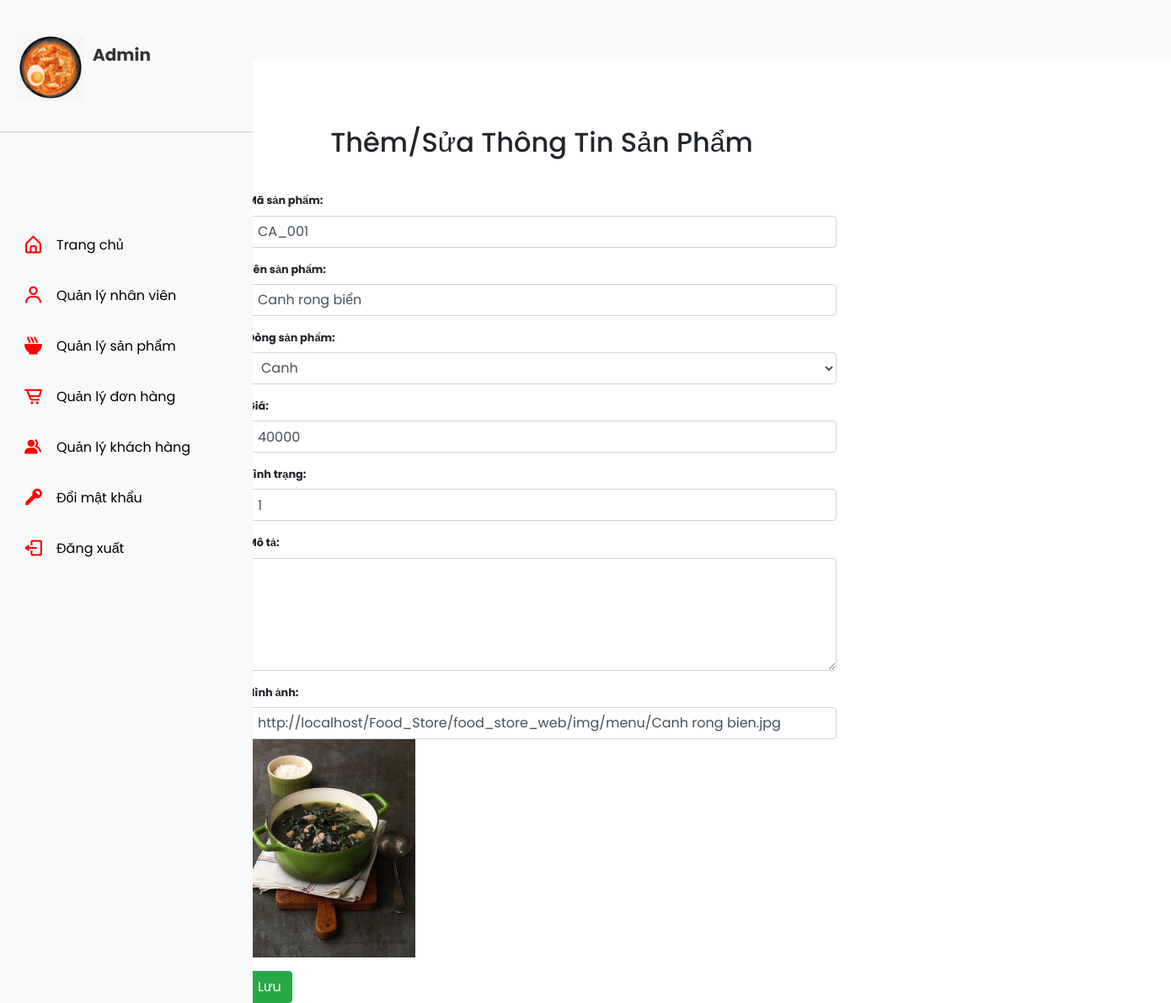
Page /Food_Store/admin/product/add.php?productCode=CA_001 on the committed database.
### tables this page shows
CREATE TABLE `products` (
  `productCode` varchar(15) NOT NULL,
  `productName` varchar(50) NOT NULL,
  `productLine` varchar(50) NOT NULL,
  `price` decimal(10,0) NOT NULL,
  `available` tinyint(1) NOT NULL,
  `productDescription` varchar(50) NOT NULL,
  `image_path` text DEFAULT NULL
);

### Food_Store/db/dbhelper.php (called while the page is built, shortened)
<?php
function executeResult($sql) {
	$con = mysqli_connect(HOST, USERNAME, PASSWORD, DATABASE);
	$result = mysqli_query($con, $sql);
	$data   = [];
	while ($row = mysqli_fetch_array($result, 1)) {
		$data[] = $row;
	}
	return $data;
}
function executeSingleResult($sql) {
	$con = mysqli_connect(HOST, USERNAME, PASSWORD, DATABASE);
	$result = mysqli_query($con, $sql);
	$row    = mysqli_fetch_array($result, 1);
	return $row;
}

### Food_Store/admin/product/add.php (the view, shortened to what this page needs)
<?php
require_once ('../../db/dbhelper.php');
$productCode = $productCode = $productName = $productLine = $productDescription = $price = $available =$image_path = '';
if (isset($_GET['productCode'])) {
	$productCode       = $_GET['productCode'];
	$sql      = 'select * from products where productCode = "'.$productCode.'"';
	$products = executeSingleResult($sql);
	if ($products != null) {
		$productCode = $products['productCode'];
		$productName = $products['productName'];
		$productLine = $products['productLine'];
		$productDescription = $products['productDescription'];
		$price = $products['price'];
		$available = $products['available'];
		$image_path = $products['image_path'];
	}
}
?>
<!DOCTYPE html>
<html>
<head>
	<link rel="stylesheet" href="https://maxcdn.bootstrapcdn.com/bootstrap/4.4.1/css/bootstrap.min.css">
	<link rel="stylesheet" href="../index.css">
	<link rel="stylesheet" href="../employee/employee.css">
	<link href='https://unpkg.com/boxicons@2.1.1/css/boxicons.min.css' rel='stylesheet'>
</head>
<body>
<nav>
<div class="sidebar">
            <div class="admin">
                <img src="../../food_store_web/img/icon/logo.jpg" alt="" width="80px" height="80px">
                <strong class="admin-name">
                     Admin
                </strong>
            </div>
            <hr width="300px" color="#e8e5e5"/>
            <div class="sidebar-content">
                <ul class="lists">
                    <li class="list">
                        <a href="" class="nav-link">
                            <i class='bx bx-home-alt icon' ></i>
                            <span class="link">Trang chủ</span>
                        </a>
                    </li>
                    <li class="list">
                        <a href="../employee" class="nav-link active">
                            <i class='bx bx-user icon' ></i>
                            <span class="link">Quản lý nhân viên</span>
                        </a>
                    </li>
                    <li class="list">
                        <a href="../product" class="nav-link">
                            <i class='bx bxs-bowl-hot icon' ></i>
                            <span class="link">Quản lý sản phẩm</span>
                        </a>
                    </li>
                    <li class="list">
                        <a href="../order" class="nav-link">
                            <i class='bx bx-cart-alt icon' ></i>
                            <span class="link">Quản lý đơn hàng</span>
                        </a>
                    </li>
                    <li class="list">
                        <a href="../customer" class="nav-link">
                            <i class='bx bxs-group icon' ></i>
                            <span class="link">Quản lý khách hàng</span>
                        </a>
                    </li>
                    <li class="list">
                        <a href="../password" class="nav-link">
                            <i class='bx bxs-key icon'></i>
                            <span class="link">Đổi mật khẩu</span>
                        </a>
                    </li>
                    <li class="list">
                        <a href="../../food_store_web/build/index.html" class="nav-link">
                            <i class='bx bx-log-out icon' ></i>
                            <span class="link">Đăng xuất</span>
                        </a>
                    </li>
                </ul>
            </div>
        </div>
    </nav>
</body>
	<div class="container">
		<div class="panel panel-primary">
			<div class="panel-heading">
				<h2 class="text-center">Thêm/Sửa Thông Tin Sản Phẩm</h2>
			</div>
			<div class="panel-body">
				<form method="post">
					<div class="form-group">
					  <label for="productCode"><b>Mã sản phẩm:</b></label>
					  <input required="true" type="text" class="form-control" id="productCode" name="productCode" value="<?=$productCode?>">
					</div>
					<div class="form-group">
					  <label for="productName"><b>Tên sản phẩm:</b></label>
					  <input required="true" type="text" class="form-control" id="productName" name="productName" value="<?=$productName?>">
					</div>
					<div class="form-group">
					  <label for="productLine"><b>Dòng sản phẩm:</b></label>
					  <select class="form-control" name="productLine" id="productLine">
					  	<?php
					  		$sql          = 'select * from productline';
							$productlineList = executeResult($sql);
							foreach ($productlineList as $item) {
								if ($item['productLine'] == $productLine) {
									echo '<option selected value = "'.$item['productLine'].'">'.$item['productLine'].'</option>';
								} else {
									echo '<option value = "'.$item['productLine'].'">'.$item['productLine'].'</option>';
								}
							}
					  	?>
					  </select>
					</div>
					<div class="form-group">
					  <label for="price"><b>Giá:</b></label>
					  <input required="true" type="text" class="form-control" id="price" name="price" value="<?=$price?>">
					</div>
					<div class="form-group">
					  <label for="price"><b>Tình trạng:</b></label>
					  <input required="true" type="text" class="form-control" id="available" name="available" value="<?=$available?>">
					</div>
					<div class="form-group">
					  <label for="productDescription"><b>Mô tả:</b></label>
					  <textarea class="form-control" rows="5" name="productDescription" id="productDescription"><?=$productDescription?></textarea>
					</div>
					<div class="form-group">
					  <label for="image_path"><b>Hình ảnh:</b></label>
					  <input required="true" type="text" class="form-control" id="image_path" name="image_path"
					  	value="<?=$image_path?>" onchange="updateImagePath()">
					  <img src="<?=$image_path?>" style="max-width: 200px" id="img">
					</div>
					<button class="btn btn-success">Lưu</button>
				</form>
			</div>
		</div>
	</div>
</body>
</html>

### Food_Store/admin/index.css (style rules this page uses)
* { font-family: 'Poppins', sans-serif; margin: 0; padding: 0; box-sizing: border-box; }
body { min-height: 100%; background-color: white; }
nav { position: fixed; top: 0; left: 0; height: 70px; width: 100%; display: flex; align-items: center; background-color: #f8f9fa; box-shadow: 0 0 1px rgba(0, 0, 0, 0.1); }
nav .sidebar { position: fixed; top: 0; left: 0; height: 100%; width: auto; padding: 20px 0px; background-color: #f8f9fa; }
.sidebar .admin { display: flex; padding: 20px 20px; }
.admin .admin-name { font-size: 20px; color: #333; padding: 10px 10px; }
.sidebar .sidebar-content { position: fixed; top: 20%; padding: 30px 15px; }
.sidebar-content .list { list-style: none; margin-bottom: 15px; }
.list .nav-link { display: flex; align-items: center; padding: 10px 12px; text-decoration: none; }
.nav-link .icon { margin-right: 15px; font-size: 25px; color:red; }
.nav-link .link { font-size: 16px; color: black; font-weight: 400; }

### Food_Store/admin/employee/employee.css (style rules this page uses)
.container { display: flex; margin-top: 150px; margin-left: 20%; margin-right: 0px; font-size: 0.8rem; }
.container .panel-heading { margin-bottom: 40px; }
button { padding-left: 0px; font-size: 0.9rem; width: auto; text-align: center; border: none; }
.form-group { width: 700px; align-self: start; }

### rows in the picture
products: productCode "CA_001", productName "Canh rong biển", price "40000", available "1", image_path "http://localhost/Food_Store/food_store_web/img/menu/Canh rong bien.jpg", image_path (picture)

### other values in the picture
form field productLine "Canh"
